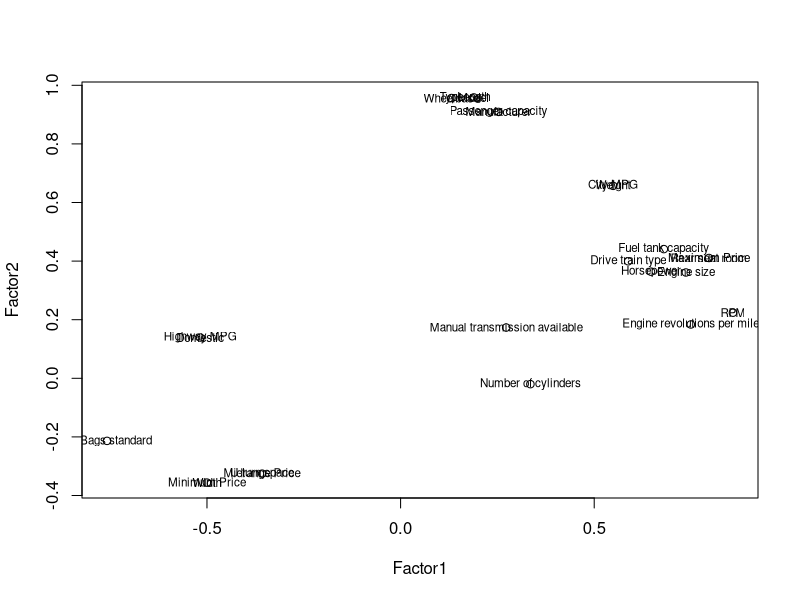
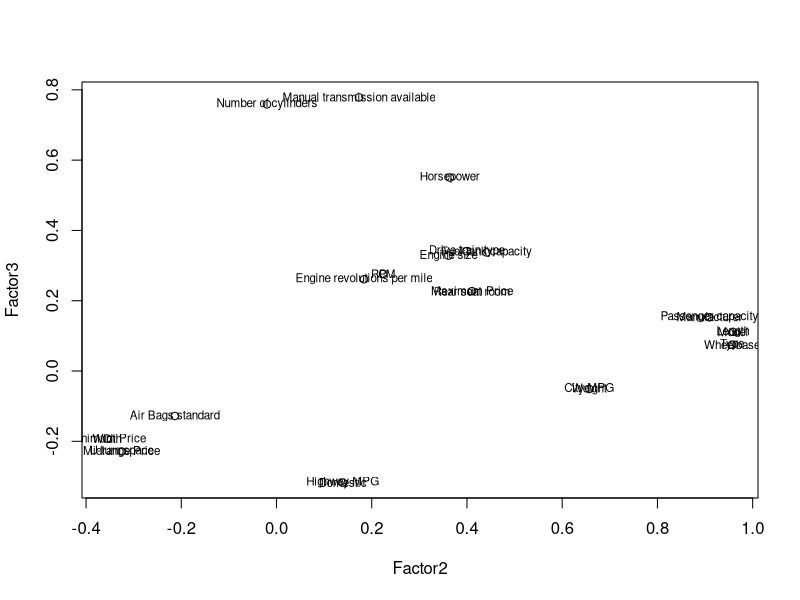
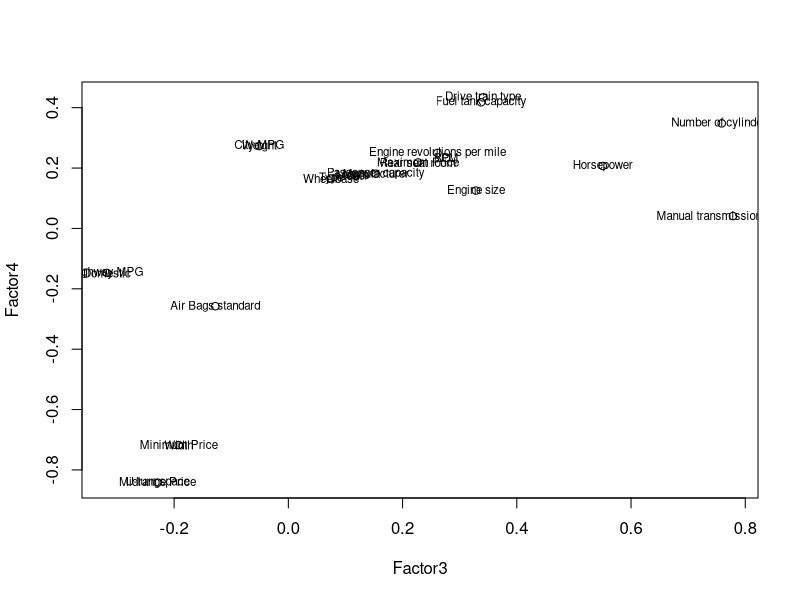

These figures' R source, in order:
## factor analysis

setwd(dir = "~/Desktop/Google Drive/SDSU/DA-Exam-2017/")

# ggplot2 examples
library(readr)
library(dplyr)
options(dplyr.width = Inf)

library(ggplot2) 

df <- read_csv(file = "df.csv")

glimpse(df)


## interesting fact: 1995 Mazda RX-7 doesn't have a conventional piston engine; It has two rotational things that act like a 6-cylinder engine.
sum(df$`Number of cylinders` == ".")
df[57, "Number of cylinders"] <- NA

## Chevy Corvette and Mazda RX-7 have NA for Rear seat room; no rear seats
df$`Rear seat room` <- as.numeric(df$`Rear seat room`)
df[is.na(df$`Rear seat room`),]

# create factors with value labels 
df$`Number of cylinders` <- factor(df$`Number of cylinders`, levels=c("3","4","5","6","8"),
                                   labels=sapply(c("3","4","5","6","8"), function(x) paste(x, "cylinders"))) 

df$`Drive train type` <- factor(df$`Drive train type`, levels=c(0, 1, 2),
                                labels=c("rear wheel drive", "front wheel drive", "all wheel drive"))


df$`Manual transmission available` <- factor(df$`Manual transmission available`, levels=c(0, 1),
                                             labels=c("No", "Yes")) 

df$`Type` <- as.factor(df$Type)

df$`Air Bags standard` <- factor(df$`Air Bags standard`, levels=c(0, 1, 2),
                                 labels=c("None","Driver only","Driver & passenger")) 


df$Domestic <- factor(df$Domestic, levels = c(0, 1), 
                      labels = c("non-US", "US"))


# Maximum Likelihood Factor Analysis
# entering raw data and extracting 3 factors, 
# with varimax rotation 
numericdata <- sapply(df, is.numeric)
numericdata
df[, numericdata]

fit <- factanal(na.omit(df[, numericdata]), 5, rotation="varimax")
print(fit, digits=2, cutoff=.3, sort=TRUE)
# plot factor 1 by factor 2 
loads12 <- fit$loadings[,1:2] 
loads23 <- fit$loadings[,2:3] 
loads34 <- fit$loadings[,3:4]


plot(loads12, type="p") # set up plot 
text(loads12,labels=colnames(df),cex=.7) # add variable names

plot(loads23, type="p") # set up plot 
text(loads23,labels=colnames(df),cex=.7) # add variable names

plot(loads34, type="p") # set up plot 
text(loads34,labels=colnames(df),cex=.7) # add variable names




